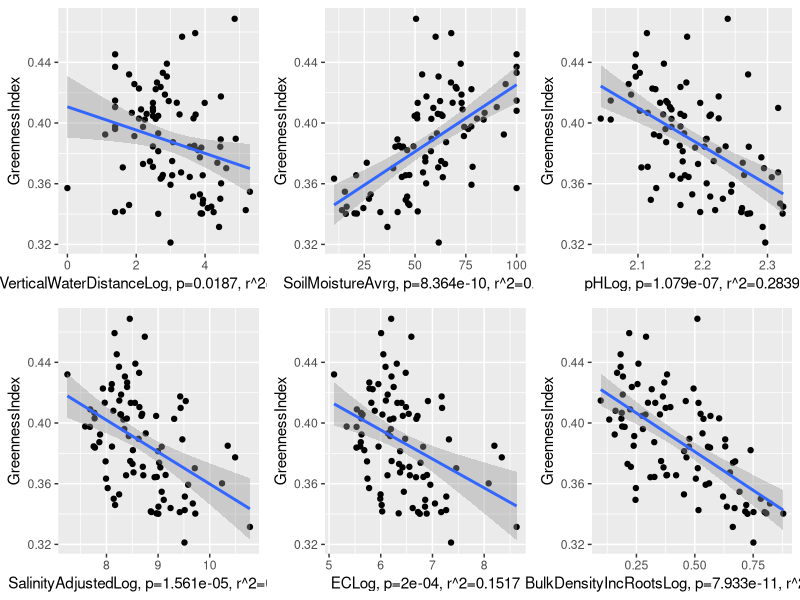

The R source for this figure: (Note: this script raises an error after producing the figure.)
### OUTPUT OF THIS SCRIPT:
# Scatter plots
# (No data set)

rm(list = ls()) # Cleaning the environment
# ctrl + L in console will clear everything
try(dev.off(dev.list()["RStudioGD"]), silent = TRUE) # Cleaning plot window (or click broom)

library(ggplot2)  # includes ggplot
library(gridExtra)


########################### Importing data

envData <- read.csv("3.TemporaryFiles/envDataWithShannonTransformed.csv", row.names = 1)
envDataVars <- envData[, c("VerticalWaterDistanceLog",
                       "SoilMoistureAvrg",
                       "pHLog",
                       "SalinityAdjustedLog",
                       "ECLog",
                       "BulkDensityIncRootsLog")]


########################### Function for creating plots

# Creates a single scatter or box plot and saves the image
# Takes a type ('box' or 'scatter'), and two vectors
# Returns a ggplot2 object
createSinglePlot <- function(type, varY, varX, varX_name, testResult = "") {
  varY_name <- deparse(substitute(varY))
  varY_name <- sub(".*\\$", "", varY_name)
  varX_name <- paste0(varX_name, ", ", testResult)
  if (type == "scatter") {
    plot <- ggplot(data = NULL, mapping = aes(y= varY, x = varX)) +
      geom_point() +
      geom_smooth(method = "lm") +
      labs(x = varX_name, y = varY_name)
  } else if (type == "box") {
    plot <- ggplot(data = NULL, mapping = aes(y= varY, x = varX)) +
      geom_boxplot() +
      labs(x = varX_name, y = varY_name)
  } else {
    stop("Invalid plot type. Use 'scatter' or 'box'.")
  }
  return(ggplotGrob(plot))
}


# Runs a Pearson correlation test
# Takes two vectors
# Returns result
runPearson <- function(x, y) {
  if (length(x) != length(y)) {
    stop("Vectors x and y must have the same length.")
  }
  correlation_result <- cor.test(x, y, method = "pearson")
  print(correlation_result)
  return(correlation_result)
}


# Round a number with one of two methods
# Takes float/double
# Returns number as a string
rNum <- function(num) {
  if (num < 0.0001) {
    rndNum <- formatC(num, format = "e", digits = 3)
  } else {
    rndNum <- round(num, 4)
  }
  return(as.character(rndNum))
}


########################### Creating the plots

testResults <- list()
for (i in colnames(envDataVars)) {
  result <- runPearson(envDataVars[[i]], envData$GreennessIndex)
  # print(result)  # All significant
  testResults[[i]] <- paste0("p=",
                             rNum(result$p.value),
                             ", r^2=",
                             rNum(result$estimate^2))
}

plotList <- list()
for (i in colnames(envDataVars)) {
  p <- createSinglePlot("scatter", envData$GreennessIndex, envDataVars[[i]], i, testResults[[i]])
  plotList[[i]] <- p
  print(class(p))
}

# Arrange the plots in a grid (e.g., 2 rows, 3 columns)
combined_plot <- do.call(grid.arrange, c(plotList, ncol = 3))
ggsave("4.Results/PCor.GreennessEnv.png", 
       plot = combined_plot,
       dpi = 200,
       width = 12,
       height = 8,
       units = "in")

runPearson(envData$GreennessIndex, envData$Contrast)

